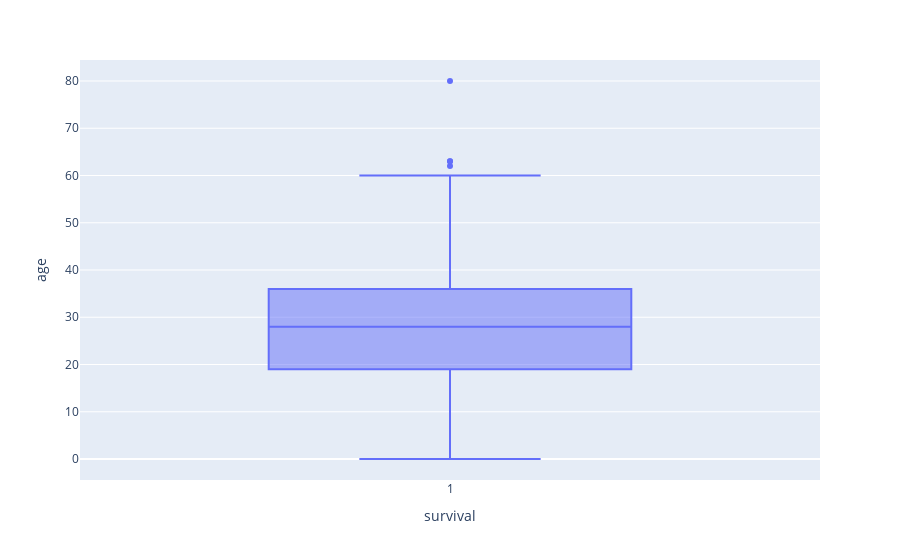

Here is the notebook cell this chart was saved with:
### Markdown cell above
## Idade

### Code cell
criarBoxplot(dfTitanicLimpo.query("survival == 1"), "survival", "age")

### Figure 1 — Plotly figure (JSON) as saved in the notebook; plotly's stock layout.template omitted (floating-point values rounded to 4 significant figures; data arrays with more than 128 entries replaced by an {"elided": "..."} marker saying what was removed)
{"data": [{"hovertemplate": "survival=%{x}<br>age=%{y}", "showlegend": false, "legendgroup": "", "name": "", "yaxis": "y", "y": {"elided": "288 int values"}, "hoverlabel": {"namelength": 0}, "offsetgroup": "", "xaxis": "x", "y0": " ", "marker": {"color": "#636efa"}, "x": {"elided": "288 int values"}, "alignmentgroup": "True", "type": "box", "x0": " ", "notched": false, "orientation": "v"}], "layout": {"boxmode": "group", "yaxis": {"domain": [0, 1], "anchor": "x", "title": {"text": "age"}}, "xaxis": {"domain": [0, 1], "anchor": "y", "title": {"text": "survival"}}, "margin": {"t": 60}, "legend": {"tracegroupgap": 0}}}
